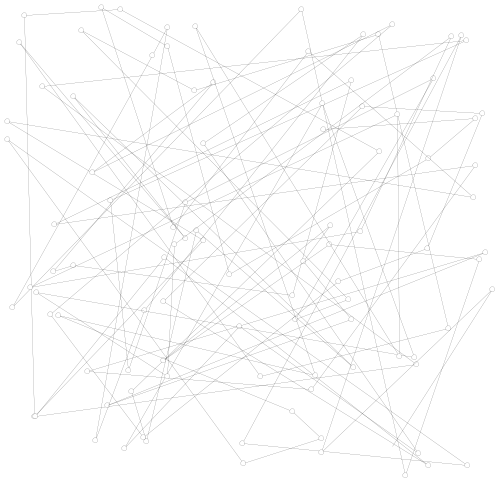
Frame 1 (no input)
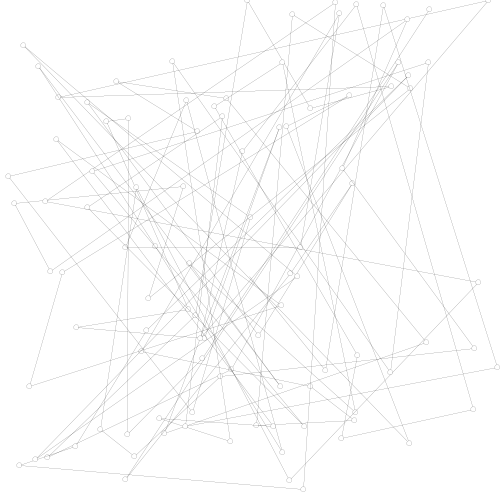
Frame 60 (the mouse pressed at the canvas centre just before this capture)
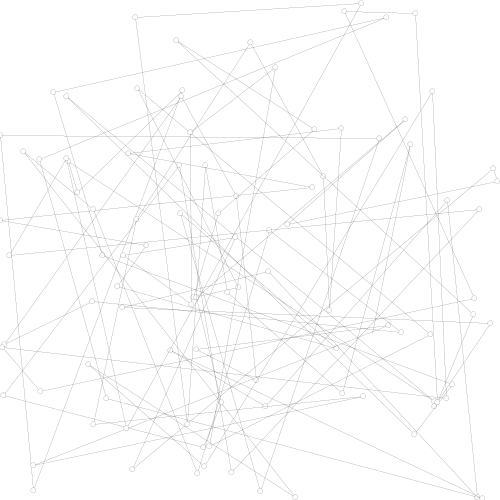
Frame 120 (the mouse held since frame 60 and released just before this capture)

The Processing sketch that drew these frames (run headless with seeded random() and noise(); from frame 60 on, the mouse is pressed at the canvas centre):

// Processing sketch: d7_hw07_arrays
// ── d7_hw07_arrays.pde
int[][] points = new int[100][2];
  
void setup(){
  size(500,500);
  

}

void draw(){
  background(255);
   //populate the 2d array with random points
    for(int i =0; i < points.length; i++){
        points[i][0] = int(random(width)); 
        points[i][1] = int(random(height));
      
    }
    
    //draw the 2d array onto the screen  
    for(int i =0; i < points.length - 1; i++){
      strokeWeight(abs(pmouseX - mouseX));
      line(points[i][0], points[i][1], points[i+1][0], points[i+1][1]);
      ellipse(points[i][0], points[i][1], 5,5);
    }
    
}
